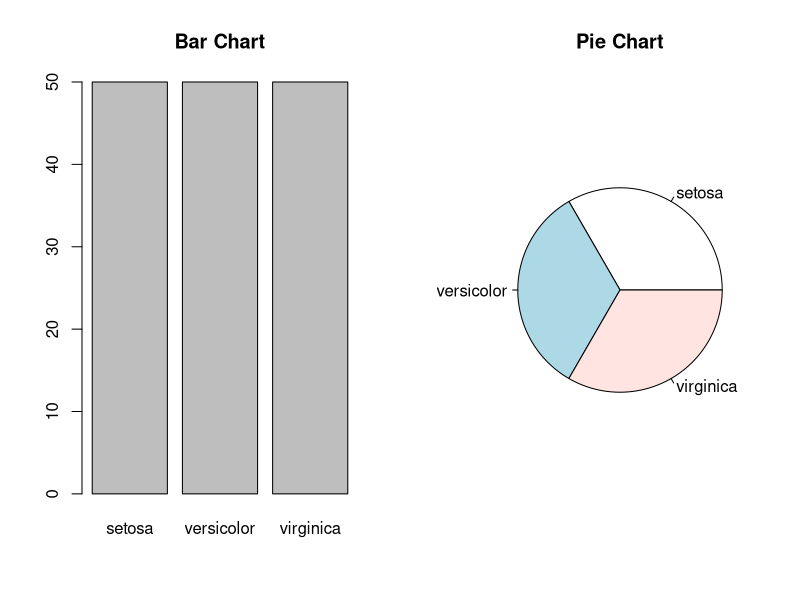

R code for this plot:
# Bar chart and Pie chart
dev.new()
par(mfrow=c(1,2))
barplot(table(iris$Species), main="Bar Chart")
pie(table(iris$Species), main="Pie Chart")
